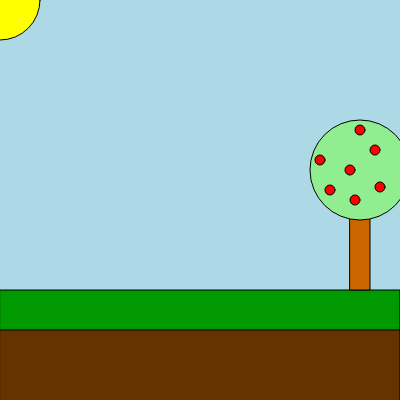
Frame 1 (no input)
Frame 60 (no input): identical to frame 1, image omitted
Frame 120 (the mouse pressed at the canvas centre since frame 60): identical to frame 1, image omitted

The p5.js sketch that drew this single still picture (run headless with seeded random() and noise() and a simulated clock; from frame 60 on, the mouse is pressed at the canvas centre):

// p5.js sketch
// ── sketch.js
function setup() {
  createCanvas(400, 400);
}

function draw() {
  background("lightblue");

fill("#663300")
  rect(0,300,400,200);
fill("#009900")
rect(0,290,400,40);
fill("yellow");
  circle(0,0,80);
fill("#cc6600")
  rect(350,170,20,120);
fill("lightgreen");
  circle(360,170,100)
fill("red");
  circle(350,170,10)
fill("red");
  circle(330,190,10)
fill("red");
  circle(360,130,10)
fill("red");
  circle(380,187,10)
fill("red");
  circle(375,150,10)
fill("red");
  circle(320,160,10)
fill("red");
  circle(355,200,10)








}
